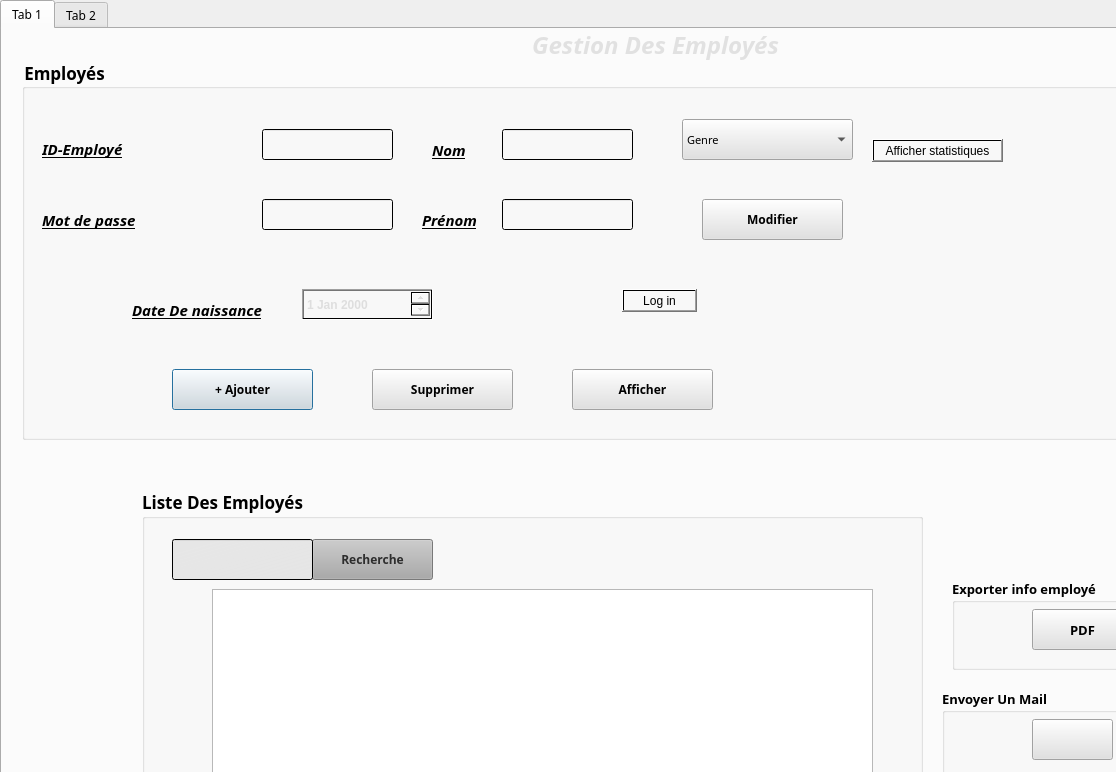
<?xml version="1.0" encoding="UTF-8"?>
<ui version="4.0">
 <class>Dialog</class>
 <widget class="QDialog" name="Dialog">
  <property name="geometry">
   <rect>
    <x>0</x>
    <y>0</y>
    <width>1116</width>
    <height>772</height>
   </rect>
  </property>
  <property name="windowTitle">
   <string>Dialog</string>
  </property>
  <widget class="QTabWidget" name="tabWidget">
   <property name="geometry">
    <rect>
     <x>0</x>
     <y>0</y>
     <width>1281</width>
     <height>921</height>
    </rect>
   </property>
   <property name="baseSize">
    <size>
     <width>0</width>
     <height>0</height>
    </size>
   </property>
   <property name="font">
    <font>
     <family>Century Gothic</family>
    </font>
   </property>
   <property name="styleSheet">
    <string notr="true">background-color: </string>
   </property>
   <property name="currentIndex">
    <number>0</number>
   </property>
   <widget class="QWidget" name="tab">
    <attribute name="title">
     <string>Tab 1</string>
    </attribute>
    <widget class="QGroupBox" name="Log_in">
     <property name="geometry">
      <rect>
       <x>20</x>
       <y>30</y>
       <width>1231</width>
       <height>381</height>
      </rect>
     </property>
     <property name="font">
      <font>
       <family>Century Gothic</family>
       <pointsize>13</pointsize>
       <weight>75</weight>
       <bold>true</bold>
      </font>
     </property>
     <property name="styleSheet">
      <string notr="true">background-color: qlineargradient(spread:reflect, x1:0, y1:0, x2:1, y2:0, stop:1 rgba(255, 255, 255, 0));</string>
     </property>
     <property name="title">
      <string>Employés</string>
     </property>
     <widget class="QLabel" name="label">
      <property name="geometry">
       <rect>
        <x>20</x>
        <y>80</y>
        <width>85</width>
        <height>19</height>
       </rect>
      </property>
      <property name="font">
       <font>
        <family>Century Gothic</family>
        <pointsize>11</pointsize>
        <weight>75</weight>
        <italic>true</italic>
        <bold>true</bold>
        <underline>true</underline>
       </font>
      </property>
      <property name="text">
       <string>ID-Employé</string>
      </property>
     </widget>
     <widget class="QLabel" name="label_2">
      <property name="geometry">
       <rect>
        <x>20</x>
        <y>150</y>
        <width>161</width>
        <height>21</height>
       </rect>
      </property>
      <property name="font">
       <font>
        <family>Century Gothic</family>
        <pointsize>11</pointsize>
        <weight>75</weight>
        <italic>true</italic>
        <bold>true</bold>
        <underline>true</underline>
       </font>
      </property>
      <property name="text">
       <string>Mot de passe</string>
      </property>
     </widget>
     <widget class="QLabel" name="label_3">
      <property name="geometry">
       <rect>
        <x>410</x>
        <y>80</y>
        <width>141</width>
        <height>21</height>
       </rect>
      </property>
      <property name="font">
       <font>
        <family>Century Gothic</family>
        <pointsize>11</pointsize>
        <weight>75</weight>
        <italic>true</italic>
        <bold>true</bold>
        <underline>true</underline>
       </font>
      </property>
      <property name="text">
       <string>Nom</string>
      </property>
     </widget>
     <widget class="QPushButton" name="pb_ajouter">
      <property name="geometry">
       <rect>
        <x>150</x>
        <y>310</y>
        <width>141</width>
        <height>41</height>
       </rect>
      </property>
      <property name="font">
       <font>
        <family>Century Gothic</family>
        <pointsize>9</pointsize>
        <weight>75</weight>
        <bold>true</bold>
       </font>
      </property>
      <property name="cursor">
       <cursorShape>PointingHandCursor</cursorShape>
      </property>
      <property name="styleSheet">
       <string notr="true">background-color:rgb(225, 225, 225)</string>
      </property>
      <property name="text">
       <string>+ Ajouter</string>
      </property>
     </widget>
     <widget class="QLineEdit" name="le_mdp">
      <property name="geometry">
       <rect>
        <x>240</x>
        <y>140</y>
        <width>131</width>
        <height>31</height>
       </rect>
      </property>
      <property name="font">
       <font>
        <family>Century Gothic</family>
        <pointsize>9</pointsize>
       </font>
      </property>
     </widget>
     <widget class="QLineEdit" name="le_IDemploye">
      <property name="geometry">
       <rect>
        <x>240</x>
        <y>70</y>
        <width>131</width>
        <height>31</height>
       </rect>
      </property>
      <property name="font">
       <font>
        <family>Century Gothic</family>
        <pointsize>9</pointsize>
       </font>
      </property>
     </widget>
     <widget class="QLabel" name="label_5">
      <property name="geometry">
       <rect>
        <x>400</x>
        <y>150</y>
        <width>141</width>
        <height>21</height>
       </rect>
      </property>
      <property name="font">
       <font>
        <family>Century Gothic</family>
        <pointsize>11</pointsize>
        <weight>75</weight>
        <italic>true</italic>
        <bold>true</bold>
        <underline>true</underline>
       </font>
      </property>
      <property name="text">
       <string>Prénom</string>
      </property>
     </widget>
     <widget class="QPushButton" name="pb_supp">
      <property name="geometry">
       <rect>
        <x>350</x>
        <y>310</y>
        <width>141</width>
        <height>41</height>
       </rect>
      </property>
      <property name="font">
       <font>
        <family>Century Gothic</family>
        <pointsize>9</pointsize>
        <weight>75</weight>
        <bold>true</bold>
       </font>
      </property>
      <property name="cursor">
       <cursorShape>PointingHandCursor</cursorShape>
      </property>
      <property name="styleSheet">
       <string notr="true">background-color: rgb(225, 225, 225)</string>
      </property>
      <property name="text">
       <string>Supprimer</string>
      </property>
      <property name="icon">
       <iconset>
        <normaloff>:/new/boutons/supp2.jpg</normaloff>:/new/boutons/supp2.jpg</iconset>
      </property>
     </widget>
     <widget class="QLabel" name="label_8">
      <property name="geometry">
       <rect>
        <x>110</x>
        <y>240</y>
        <width>161</width>
        <height>21</height>
       </rect>
      </property>
      <property name="font">
       <font>
        <family>Century Gothic</family>
        <pointsize>11</pointsize>
        <weight>75</weight>
        <italic>true</italic>
        <bold>true</bold>
        <underline>true</underline>
       </font>
      </property>
      <property name="text">
       <string>Date De naissance</string>
      </property>
     </widget>
     <widget class="QDateEdit" name="dateEdit">
      <property name="geometry">
       <rect>
        <x>280</x>
        <y>230</y>
        <width>131</width>
        <height>31</height>
       </rect>
      </property>
      <property name="font">
       <font>
        <pointsize>9</pointsize>
        <weight>75</weight>
        <bold>true</bold>
       </font>
      </property>
      <property name="styleSheet">
       <string notr="true">color: rgb(222, 222, 222);</string>
      </property>
     </widget>
     <widget class="QComboBox" name="Genre_select">
      <property name="geometry">
       <rect>
        <x>660</x>
        <y>60</y>
        <width>171</width>
        <height>41</height>
       </rect>
      </property>
      <property name="font">
       <font>
        <family>Century Gothic</family>
        <pointsize>8</pointsize>
        <weight>50</weight>
        <bold>false</bold>
       </font>
      </property>
      <property name="cursor">
       <cursorShape>PointingHandCursor</cursorShape>
      </property>
      <property name="styleSheet">
       <string notr="true">background-color: rgb(225, 225, 225)</string>
      </property>
      <item>
       <property name="text">
        <string>Genre</string>
       </property>
      </item>
      <item>
       <property name="text">
        <string>Homme</string>
       </property>
      </item>
      <item>
       <property name="text">
        <string>Femme</string>
       </property>
      </item>
     </widget>
     <widget class="QPushButton" name="pb_modifier">
      <property name="geometry">
       <rect>
        <x>680</x>
        <y>140</y>
        <width>141</width>
        <height>41</height>
       </rect>
      </property>
      <property name="font">
       <font>
        <family>Century Gothic</family>
        <pointsize>9</pointsize>
        <weight>75</weight>
        <bold>true</bold>
       </font>
      </property>
      <property name="cursor">
       <cursorShape>ArrowCursor</cursorShape>
      </property>
      <property name="styleSheet">
       <string notr="true">background-color: rgb(225, 225, 225)</string>
      </property>
      <property name="text">
       <string>Modifier</string>
      </property>
      <property name="icon">
       <iconset resource="resource.qrc">
        <normaloff>:/new/boutons/modifier.png</normaloff>:/new/boutons/modifier.png</iconset>
      </property>
     </widget>
     <widget class="QPushButton" name="pb_supp_2">
      <property name="geometry">
       <rect>
        <x>550</x>
        <y>310</y>
        <width>141</width>
        <height>41</height>
       </rect>
      </property>
      <property name="font">
       <font>
        <family>Century Gothic</family>
        <pointsize>9</pointsize>
        <weight>75</weight>
        <bold>true</bold>
       </font>
      </property>
      <property name="cursor">
       <cursorShape>PointingHandCursor</cursorShape>
      </property>
      <property name="styleSheet">
       <string notr="true">background-color: rgb(225, 225, 225)</string>
      </property>
      <property name="text">
       <string>Afficher</string>
      </property>
      <property name="icon">
       <iconset>
        <normaloff>:/new/boutons/supp2.jpg</normaloff>:/new/boutons/supp2.jpg</iconset>
      </property>
     </widget>
     <widget class="QLineEdit" name="le_nom">
      <property name="geometry">
       <rect>
        <x>480</x>
        <y>70</y>
        <width>131</width>
        <height>31</height>
       </rect>
      </property>
      <property name="font">
       <font>
        <family>Century Gothic</family>
        <pointsize>9</pointsize>
       </font>
      </property>
     </widget>
     <widget class="QLineEdit" name="le_prenom">
      <property name="geometry">
       <rect>
        <x>480</x>
        <y>140</y>
        <width>131</width>
        <height>31</height>
       </rect>
      </property>
      <property name="font">
       <font>
        <family>Century Gothic</family>
        <pointsize>9</pointsize>
       </font>
      </property>
     </widget>
     <widget class="QPushButton" name="Afficher_stat">
      <property name="geometry">
       <rect>
        <x>850</x>
        <y>80</y>
        <width>131</width>
        <height>23</height>
       </rect>
      </property>
      <property name="text">
       <string>Afficher statistiques</string>
      </property>
     </widget>
     <widget class="QPushButton" name="Log_In">
      <property name="geometry">
       <rect>
        <x>600</x>
        <y>230</y>
        <width>75</width>
        <height>23</height>
       </rect>
      </property>
      <property name="text">
       <string>Log in</string>
      </property>
     </widget>
    </widget>
    <widget class="QLabel" name="label_6">
     <property name="geometry">
      <rect>
       <x>530</x>
       <y>0</y>
       <width>311</width>
       <height>31</height>
      </rect>
     </property>
     <property name="font">
      <font>
       <family>Century Gothic</family>
       <pointsize>18</pointsize>
       <weight>75</weight>
       <italic>true</italic>
       <bold>true</bold>
       <underline>false</underline>
      </font>
     </property>
     <property name="styleSheet">
      <string notr="true">color: rgb(225, 225, 225);
</string>
     </property>
     <property name="text">
      <string>Gestion Des Employés</string>
     </property>
    </widget>
    <widget class="QGroupBox" name="groupBox_2">
     <property name="geometry">
      <rect>
       <x>140</x>
       <y>460</y>
       <width>781</width>
       <height>451</height>
      </rect>
     </property>
     <property name="font">
      <font>
       <family>Century Gothic</family>
       <pointsize>13</pointsize>
       <weight>75</weight>
       <bold>true</bold>
      </font>
     </property>
     <property name="title">
      <string>Liste Des Employés</string>
     </property>
     <widget class="QPushButton" name="pb_recher">
      <property name="geometry">
       <rect>
        <x>170</x>
        <y>50</y>
        <width>121</width>
        <height>41</height>
       </rect>
      </property>
      <property name="font">
       <font>
        <family>Century Gothic</family>
        <pointsize>9</pointsize>
        <weight>75</weight>
        <bold>true</bold>
       </font>
      </property>
      <property name="cursor">
       <cursorShape>PointingHandCursor</cursorShape>
      </property>
      <property name="styleSheet">
       <string notr="true">background-color: rgb(170, 170, 170);
border-color: rgb(138, 138, 138);
color: rgb(45, 45, 45)</string>
      </property>
      <property name="text">
       <string>Recherche</string>
      </property>
      <property name="icon">
       <iconset resource="resource.qrc">
        <normaloff>:/new/boutons/recher1.png</normaloff>:/new/boutons/recher1.png</iconset>
      </property>
     </widget>
     <widget class="QLineEdit" name="lineEdit">
      <property name="geometry">
       <rect>
        <x>30</x>
        <y>50</y>
        <width>141</width>
        <height>41</height>
       </rect>
      </property>
      <property name="baseSize">
       <size>
        <width>10</width>
        <height>8</height>
       </size>
      </property>
      <property name="font">
       <font>
        <family>Century Gothic</family>
        <pointsize>9</pointsize>
       </font>
      </property>
      <property name="styleSheet">
       <string notr="true">color: rgb(255, 255, 255);
border-color: rgb(138, 138, 138);
background-color: qlineargradient(spread:reflect, x1:0, y1:0, x2:1, y2:1, stop:0.186957 rgba(97, 97, 97, 30), stop:0.930435 rgba(150, 150, 150, 48))</string>
      </property>
     </widget>
     <widget class="QPushButton" name="pb_tri">
      <property name="geometry">
       <rect>
        <x>400</x>
        <y>370</y>
        <width>81</width>
        <height>41</height>
       </rect>
      </property>
      <property name="font">
       <font>
        <family>Century Gothic</family>
        <pointsize>9</pointsize>
        <weight>75</weight>
        <bold>true</bold>
       </font>
      </property>
      <property name="cursor">
       <cursorShape>PointingHandCursor</cursorShape>
      </property>
      <property name="styleSheet">
       <string notr="true">background-color:rgb(225, 225, 225)</string>
      </property>
      <property name="text">
       <string>Trier</string>
      </property>
      <property name="icon">
       <iconset>
        <normaloff>:/new/boutons/tri2.png</normaloff>:/new/boutons/tri2.png</iconset>
      </property>
     </widget>
     <widget class="QComboBox" name="comboBox_2">
      <property name="geometry">
       <rect>
        <x>500</x>
        <y>370</y>
        <width>171</width>
        <height>41</height>
       </rect>
      </property>
      <property name="font">
       <font>
        <family>Century Gothic</family>
        <pointsize>8</pointsize>
        <weight>50</weight>
        <bold>false</bold>
       </font>
      </property>
      <property name="cursor">
       <cursorShape>PointingHandCursor</cursorShape>
      </property>
      <property name="styleSheet">
       <string notr="true">background-color: rgb(225, 225, 225)</string>
      </property>
      <item>
       <property name="text">
        <string>nom</string>
       </property>
      </item>
      <item>
       <property name="text">
        <string>id</string>
       </property>
      </item>
      <item>
       <property name="text">
        <string>date de naissance</string>
       </property>
      </item>
     </widget>
     <widget class="QTableView" name="tableView">
      <property name="geometry">
       <rect>
        <x>70</x>
        <y>100</y>
        <width>661</width>
        <height>261</height>
       </rect>
      </property>
     </widget>
    </widget>
    <widget class="QGroupBox" name="groupBox_3">
     <property name="geometry">
      <rect>
       <x>950</x>
       <y>550</y>
       <width>251</width>
       <height>91</height>
      </rect>
     </property>
     <property name="font">
      <font>
       <family>Century Gothic</family>
       <pointsize>10</pointsize>
       <weight>75</weight>
       <bold>true</bold>
      </font>
     </property>
     <property name="title">
      <string>Exporter info employé</string>
     </property>
     <widget class="QPushButton" name="pb_pdf">
      <property name="geometry">
       <rect>
        <x>80</x>
        <y>30</y>
        <width>101</width>
        <height>41</height>
       </rect>
      </property>
      <property name="font">
       <font>
        <family>Century Gothic</family>
        <pointsize>10</pointsize>
        <weight>75</weight>
        <bold>true</bold>
       </font>
      </property>
      <property name="cursor">
       <cursorShape>PointingHandCursor</cursorShape>
      </property>
      <property name="styleSheet">
       <string notr="true">background-color:rgb(225, 225, 225)</string>
      </property>
      <property name="text">
       <string>PDF</string>
      </property>
      <property name="icon">
       <iconset resource="resource.qrc">
        <normaloff>:/new/boutons/pdf1.png</normaloff>:/new/boutons/pdf1.png</iconset>
      </property>
      <property name="iconSize">
       <size>
        <width>25</width>
        <height>34</height>
       </size>
      </property>
     </widget>
    </widget>
    <widget class="QGroupBox" name="groupBox_4">
     <property name="geometry">
      <rect>
       <x>940</x>
       <y>660</y>
       <width>251</width>
       <height>91</height>
      </rect>
     </property>
     <property name="font">
      <font>
       <family>Century Gothic</family>
       <pointsize>10</pointsize>
       <weight>75</weight>
       <bold>true</bold>
      </font>
     </property>
     <property name="title">
      <string>Envoyer Un Mail</string>
     </property>
     <widget class="QPushButton" name="pb_mail">
      <property name="geometry">
       <rect>
        <x>90</x>
        <y>30</y>
        <width>81</width>
        <height>41</height>
       </rect>
      </property>
      <property name="font">
       <font>
        <family>Century Gothic</family>
        <pointsize>9</pointsize>
        <weight>75</weight>
        <bold>true</bold>
       </font>
      </property>
      <property name="cursor">
       <cursorShape>PointingHandCursor</cursorShape>
      </property>
      <property name="styleSheet">
       <string notr="true">background-color:rgb(225, 225, 225)</string>
      </property>
      <property name="text">
       <string/>
      </property>
      <property name="icon">
       <iconset resource="resource.qrc">
        <normaloff>:/new/boutons/mailing3.jpg</normaloff>:/new/boutons/mailing3.jpg</iconset>
      </property>
      <property name="iconSize">
       <size>
        <width>37</width>
        <height>36</height>
       </size>
      </property>
     </widget>
    </widget>
   </widget>
   <widget class="QWidget" name="tab_2">
    <attribute name="title">
     <string>Tab 2</string>
    </attribute>
    <widget class="QGroupBox" name="groupBox_5">
     <property name="geometry">
      <rect>
       <x>40</x>
       <y>40</y>
       <width>611</width>
       <height>351</height>
      </rect>
     </property>
     <property name="font">
      <font>
       <family>Century Gothic</family>
       <pointsize>12</pointsize>
       <weight>75</weight>
       <bold>true</bold>
      </font>
     </property>
     <property name="title">
      <string>Calendrier</string>
     </property>
     <widget class="QCalendarWidget" name="calendarWidget">
      <property name="geometry">
       <rect>
        <x>250</x>
        <y>60</y>
        <width>331</width>
        <height>241</height>
       </rect>
      </property>
      <property name="styleSheet">
       <string notr="true">background-color: rgb(176, 176, 176);</string>
      </property>
     </widget>
     <widget class="QPlainTextEdit" name="plainTextEdit">
      <property name="geometry">
       <rect>
        <x>30</x>
        <y>80</y>
        <width>161</width>
        <height>211</height>
       </rect>
      </property>
      <property name="font">
       <font>
        <family>Maiandra GD</family>
        <pointsize>10</pointsize>
        <weight>75</weight>
        <italic>true</italic>
        <bold>true</bold>
       </font>
      </property>
      <property name="styleSheet">
       <string notr="true">color: rgb(204, 204, 204);</string>
      </property>
      <property name="plainText">
       <string>2022-10-10T00:00:00
Le journal De Minuit
2022-10-10T00:15:60
Publicité TELECOM</string>
      </property>
     </widget>
    </widget>
   </widget>
  </widget>
 </widget>
 <resources>
  <include location="resource.qrc"/>
 </resources>
 <connections/>
</ui>
